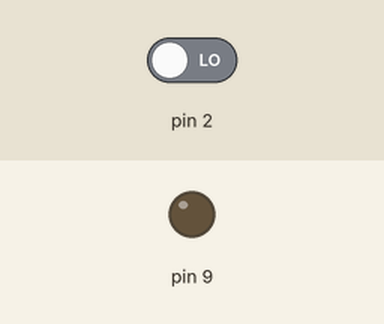
The sketch below on a simulated Arduino Uno, built with avr-gcc and run on an emulated ATmega328P. Parts: output pins drawn as LEDs (lit = HIGH). Dashed ring = blinking. The inputs (shaded band) are chosen by the test bench; at power-on: pin 2 LOW.

Above: at 1.2 s.
1.3 s: pin 2 driven HIGH
At 1.55 s:
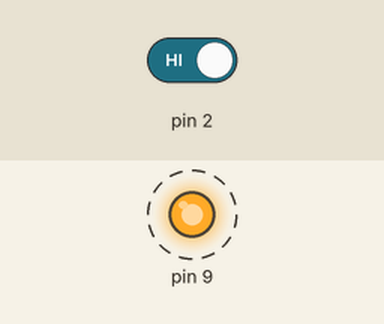
4.3 s: pin 2 driven LOW
At 4.3 s:
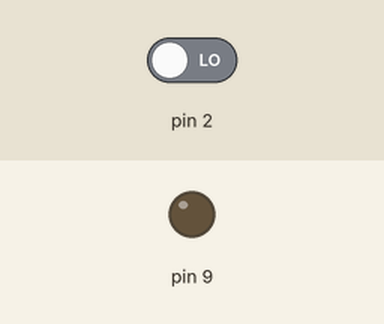
Timing chart, 0 to 7.3 s (numbered marks = the images above; inputs shaded):
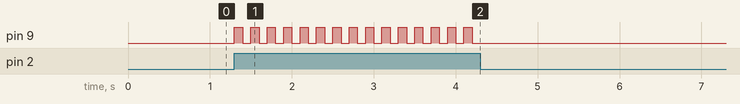

The sketch:

switch_led.ino
```cpp
/*

int state=0;
void setup()
{
  pinMode(9, OUTPUT);
  pinMode(2,INPUT);
}

void loop()
{

  int instate=digitalRead(2);

  if(state){

    digitalWrite(9,1);
    state=1;
    delay(10);


  }
  else{
  	digitalWrite(9,0);
    state=0;
    delay(10);

  }


}


*/
int state = 0;

void setup()
{
    pinMode(2, INPUT);
    pinMode(9, OUTPUT);
}

void loop()
{
  /*  int button_value = digitalRead(2);

    if (button_value) {
      if (state) {
        digitalWrite(9, 0);
        state = 0;
        delay(10); // To avoid debouncing problem
      } else {
        digitalWrite(9, 1);
        state = 1;
        delay(10); // To avoid debouncing problem
      }
    }

    */
  int btn = digitalRead(2);
  if(btn){
    if(state==0){

    digitalWrite(9,1);
  delay(100);
      state=1;
    }
      else{
   digitalWrite(9,0);
         delay(100);
  state=0;
      }

  }
}
```

Measured:
- after the input at 1.3 s, pin 9: alternates HIGH for 0.10 s and LOW for 0.10 s, starting at once
- after the input at 4.3 s, pin 9: stops changing and stays LOW
